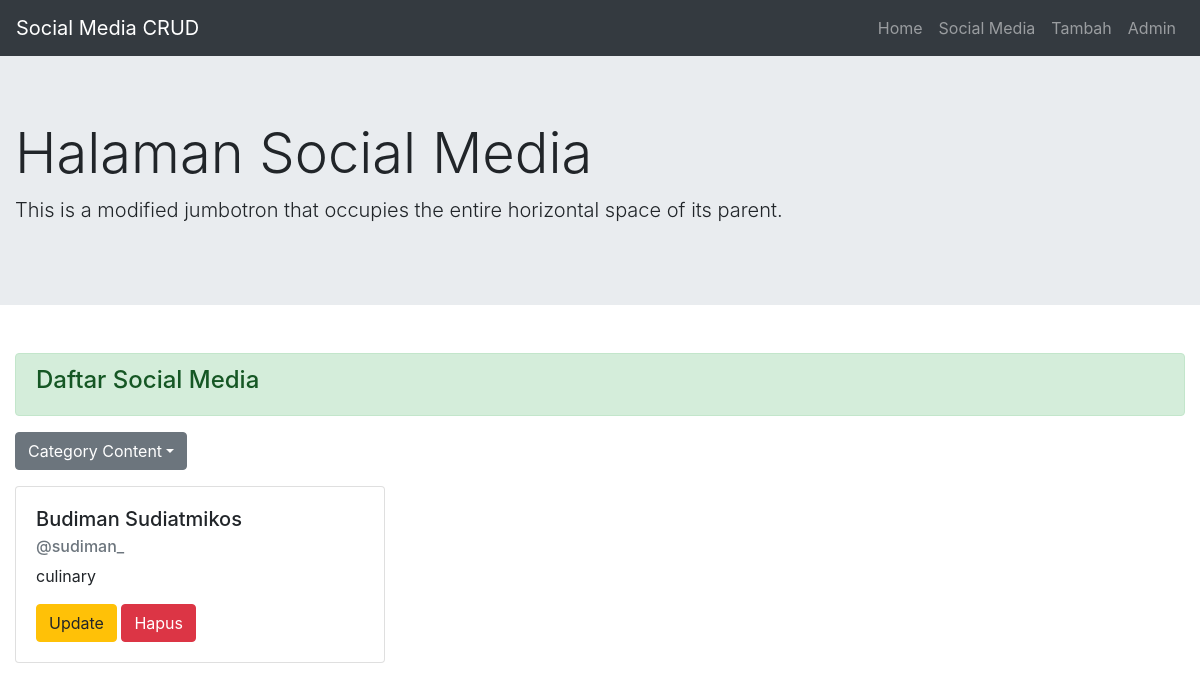
/socialmedia/?content=culinary, run on the app's committed database.
### socialmedia/models.py (models this page shows, shortened)
class SocialMediaModel(models.Model):
    first_name = models.CharField(max_length=20)
    last_name = models.CharField(max_length=30)
    username = models.CharField(
        max_length=50,
        validators=[
            validasi_username
        ]
    )
    CONTENT_CATEGORIES = (
        ('programming', 'Programming'),
        ('vlog', 'Vlog'),
        ('culinary', 'Culinary'),
        ('nan', 'Not Set')
    )
    category_content = models.CharField(
        max_length=50,
        choices=CONTENT_CATEGORIES,
        default='nan'
    )

### socialmedia/views.py (the view)
# urls.py: path('', SocmedListView.as_view(), name='index'),
class SocmedListView(SocmedSubList, TemplateView):
    template_name = 'socialmedia/index.html'
    def get_context_data(self, **kwargs):
        all_social_media = self.get_user_by_content(self.request.GET)
        all_category_content = SocialMediaModel.objects.values_list(
            'category_content', flat=True).distinct()
        context = {
            'title_page': 'Social Media',
            'sub_title': 'Halaman Social Media',
            'socialmedias': all_social_media,
            'all_category_content': all_category_content
        }
        return context

### socialmedia/views.py (called while the page is built)
    def get_user_by_content(self, request_get):
        if len(request_get) == 0:
            social_media_list = SocialMediaModel.objects.all()
        elif request_get.__contains__('content'):
            social_media_list = SocialMediaModel.objects.filter(
                category_content=request_get['content'])
        else:
            social_media_list = SocialMediaModel.objects.none()
        return social_media_list

### socialmedia/templates/socialmedia/index.html (shortened to what this page needs)
{% extends 'base.html' %}
{% block additional_navbar %}
<li class="nav-item">
    <a class="nav-link" href="{% url 'socmed:tambah' %}">Tambah</a>
</li>
{% endblock additional_navbar %}
{% block content %}
<div class="alert alert-success" role="alert">
    <h4 class="alert-heading">Daftar Social Media</h4>
</div>
<div class="row mb-3">
    <div class="col">
        <div class="dropdown">
            <button class="btn btn-secondary dropdown-toggle" type="button" id="dropdownMenuButton"
                data-toggle="dropdown" aria-haspopup="true" aria-expanded="false">Category Content</button>
        </div>
    </div>
</div>
<div class="row">
    {% for socialmedia in socialmedias %}
    <div class="col-lg-4 mb-3">
        <div class="card">
            <div class="card-body">
                <h5 class="card-title">{{socialmedia.first_name.capitalize}} {{socialmedia.last_name.capitalize}}</h5>
                <h6 class="card-subtitle mb-2 text-muted">{{socialmedia.username.capitalize}}</h6>
                <p class="card-text">{{socialmedia.category_content}}</p>
                <a href="{% url 'socmed:update' id_username=socialmedia.id %}" class="btn btn-warning">Update</a>
                <a href="{% url 'socmed:hapus' id_username=socialmedia.id %}" class="btn btn-danger">Hapus</a>
            </div>
        </div>
    </div>
    {% endfor %}
</div>
{% endblock content %}

### data on the page
SocialMediaModel: first_name "Budiman", last_name "Sudiatmikos", username "@sudiman_", category_content "culinary"

### other printed values
{{ sub_title }} "Halaman Social Media"
